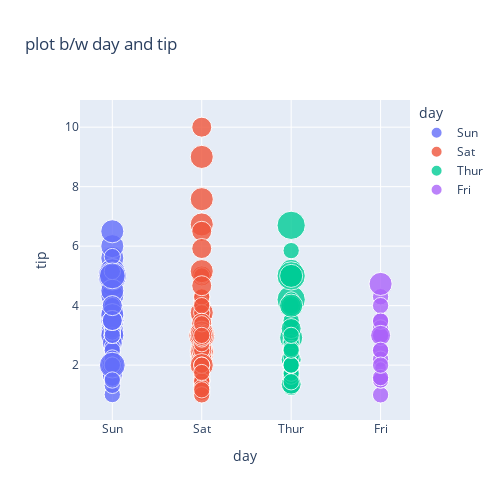

Notebook cell for this chart:
### Code cell
fig = px.scatter(tips, x= 'day', y='tip',size='size',title='plot b/w day and tip',
              color='day',height=500,width=500, hover_data=['sex'],opacity=0.8)
fig.show()

### Figure 1 — Plotly figure (JSON) as saved in the notebook; plotly's stock layout.template omitted (floating-point values rounded to 4 significant figures)
{"data": [{"customdata": [["Female"], ["Male"], ["Male"], ["Male"], ["Female"], ["Male"], ["Male"], ["Male"], ["Male"], ["Male"], ["Male"], ["Female"], ["Male"], ["Male"], ["Female"], ["Male"], ["Female"], ["Male"], ["Female"], ["Male"], ["Male"], ["Male"], ["Male"], ["Male"], ["Male"], ["Male"], ["Male"], ["Male"], ["Male"], ["Female"], ["Female"], ["Male"], ["Male"], ["Male"], ["Male"], ["Male"], ["Female"], ["Female"], ["Male"], ["Male"], ["Male"], ["Male"], ["Male"], ["Male"], ["Female"], ["Male"], ["Female"], ["Female"], ["Male"], ["Male"], ["Male"], ["Female"], ["Male"], ["Female"], ["Male"], ["Male"], ["Male"], ["Male"], ["Male"], ["Male"], ["Male"], ["Male"], ["Male"], ["Female"], ["Male"], ["Male"], ["Male"], ["Male"], ["Male"], ["Male"], ["Male"], ["Female"], ["Male"], ["Female"], ["Male"], ["Male"]], "hovertemplate": "day=%{x}<br>tip=%{y}<br>size=%{marker.size}<br>sex=%{customdata[0]}<extra></extra>", "legendgroup": "Sun", "marker": {"color": "#636efa", "opacity": 0.8, "size": [2, 3, 3, 2, 4, 4, 2, 4, 2, 2, 2, 4, 2, 4, 2, 2, 3, 3, 3, 2, 2, 2, 4, 2, 2, 4, 3, 2, 2, 2, 4, 2, 4, 2, 3, 2, 3, 2, 4, 2, 2, 3, 4, 4, 5, 6, 4, 2, 4, 4, 2, 3, 2, 2, 3, 2, 4, 2, 2, 2, 2, 2, 2, 2, 2, 4, 2, 3, 4, 2, 5, 3, 5, 3, 3, 2], "sizemode": "area", "sizeref": 0.015, "symbol": "circle"}, "mode": "markers", "name": "Sun", "orientation": "v", "showlegend": true, "type": "scatter", "x": ["Sun", "Sun", "Sun", "Sun", "Sun", "Sun", "Sun", "Sun", "Sun", "Sun", "Sun", "Sun", "Sun", "Sun", "Sun", "Sun", "Sun", "Sun", "Sun", "Sun", "Sun", "Sun", "Sun", "Sun", "Sun", "Sun", "Sun", "Sun", "Sun", "Sun", "Sun", "Sun", "Sun", "Sun", "Sun", "Sun", "Sun", "Sun", "Sun", "Sun", "Sun", "Sun", "Sun", "Sun", "Sun", "Sun", "Sun", "Sun", "Sun", "Sun", "Sun", "Sun", "Sun", "Sun", "Sun", "Sun", "Sun", "Sun", "Sun", "Sun", "Sun", "Sun", "Sun", "Sun", "Sun", "Sun", "Sun", "Sun", "Sun", "Sun", "Sun", "Sun", "Sun", "Sun", "Sun", "Sun"], "xaxis": "x", "y": [1.01, 1.66, 3.5, 3.31, 3.61, 4.71, 2, 3.12, 1.96, 3.23, 1.71, 5, 1.57, 3, 3.02, 3.92, 1.67, 3.71, 3.5, 2.54, 3.06, 1.32, 5.6, 3, 5, 6, 2.05, 3, 2.5, 2.6, 5.2, 1.56, 4.34, 3.51, 4, 2.55, 4, 3.5, 5.07, 2.5, 2, 2.74, 2, 2, 5.14, 5, 3.75, 2.61, 2, 3.5, 2.5, 2, 2, 3, 3.48, 2.24, 4.5, 5.15, 3.18, 4, 3.11, 2, 2, 4, 3.55, 3.68, 5.65, 3.5, 6.5, 3, 5, 3.5, 2, 3.5, 4, 1.5], "yaxis": "y"}, {"customdata": [["Male"], ["Male"], ["Female"], ["Female"], ["Male"], ["Male"], ["Male"], ["Male"], ["Male"], ["Male"], ["Female"], ["Male"], ["Male"], ["Female"], ["Female"], ["Male"], ["Male"], ["Male"], ["Female"], ["Male"], ["Male"], ["Male"], ["Male"], ["Female"], ["Male"], ["Male"], ["Male"], ["Male"], ["Male"], ["Male"], ["Male"], ["Male"], ["Female"], ["Female"], ["Male"], ["Male"], ["Male"], ["Female"], ["Female"], ["Female"], ["Female"], ["Male"], ["Male"], ["Female"], ["Female"], ["Female"], ["Male"], ["Male"], ["Male"], ["Male"], ["Female"], ["Male"], ["Female"], ["Female"], ["Female"], ["Male"], ["Male"], ["Male"], ["Male"], ["Male"], ["Female"], ["Male"], ["Male"], ["Male"], ["Female"], ["Female"], ["Female"], ["Male"], ["Male"], ["Male"], ["Female"], ["Male"], ["Male"], ["Female"], ["Male"], ["Male"], ["Male"], ["Male"], ["Male"], ["Male"], ["Male"], ["Male"], ["Female"], ["Male"], ["Female"], ["Male"], ["Male"]], "hovertemplate": "day=%{x}<br>tip=%{y}<br>size=%{marker.size}<br>sex=%{customdata[0]}<extra></extra>", "legendgroup": "Sat", "marker": {"color": "#EF553B", "opacity": 0.8, "size": [3, 2, 2, 2, 4, 2, 4, 2, 2, 2, 2, 2, 4, 2, 4, 2, 3, 3, 3, 3, 3, 3, 4, 2, 2, 4, 2, 2, 2, 4, 3, 3, 2, 1, 2, 2, 2, 3, 2, 2, 2, 2, 2, 3, 2, 2, 2, 2, 2, 2, 2, 2, 1, 2, 2, 3, 2, 3, 4, 2, 2, 3, 4, 4, 2, 3, 2, 5, 2, 2, 4, 4, 2, 2, 4, 3, 2, 2, 2, 2, 2, 2, 3, 3, 2, 2, 2], "sizemode": "area", "sizeref": 0.015, "symbol": "circle"}, "mode": "markers", "name": "Sat", "orientation": "v", "showlegend": true, "type": "scatter", "x": ["Sat", "Sat", "Sat", "Sat", "Sat", "Sat", "Sat", "Sat", "Sat", "Sat", "Sat", "Sat", "Sat", "Sat", "Sat", "Sat", "Sat", "Sat", "Sat", "Sat", "Sat", "Sat", "Sat", "Sat", "Sat", "Sat", "Sat", "Sat", "Sat", "Sat", "Sat", "Sat", "Sat", "Sat", "Sat", "Sat", "Sat", "Sat", "Sat", "Sat", "Sat", "Sat", "Sat", "Sat", "Sat", "Sat", "Sat", "Sat", "Sat", "Sat", "Sat", "Sat", "Sat", "Sat", "Sat", "Sat", "Sat", "Sat", "Sat", "Sat", "Sat", "Sat", "Sat", "Sat", "Sat", "Sat", "Sat", "Sat", "Sat", "Sat", "Sat", "Sat", "Sat", "Sat", "Sat", "Sat", "Sat", "Sat", "Sat", "Sat", "Sat", "Sat", "Sat", "Sat", "Sat", "Sat", "Sat"], "xaxis": "x", "y": [3.35, 4.08, 2.75, 2.23, 7.58, 3.18, 2.34, 2, 2, 4.3, 3, 1.45, 2.5, 3, 2.45, 3.27, 3.6, 2, 3.07, 2.31, 5, 2.24, 3, 1.5, 1.76, 6.73, 3.21, 2, 1.98, 3.76, 2.64, 3.15, 2.47, 1, 2.01, 2.09, 1.97, 3, 3.14, 5, 2.2, 1.25, 3.08, 2.5, 3.48, 4.08, 1.64, 4.06, 4.29, 3.76, 4, 3, 1, 1.61, 2, 10, 3.16, 3.41, 3, 2.03, 2.23, 2, 5.16, 9, 2.5, 6.5, 1.1, 3, 1.5, 1.44, 3.09, 3, 2.72, 2.88, 2, 3, 3.39, 1.47, 3, 1.25, 1, 1.17, 4.67, 5.92, 2, 2, 1.75], "yaxis": "y"}, {"customdata": [["Male"], ["Male"], ["Male"], ["Male"], ["Male"], ["Female"], ["Male"], ["Male"], ["Female"], ["Male"], ["Male"], ["Male"], ["Male"], ["Female"], ["Female"], ["Female"], ["Male"], ["Female"], ["Male"], ["Male"], ["Female"], ["Female"], ["Male"], ["Female"], ["Female"], ["Male"], ["Male"], ["Female"], ["Female"], ["Female"], ["Female"], ["Female"], ["Female"], ["Female"], ["Male"], ["Female"], ["Female"], ["Male"], ["Male"], ["Female"], ["Female"], ["Female"], ["Female"], ["Female"], ["Male"], ["Male"], ["Female"], ["Male"], ["Male"], ["Male"], ["Male"], ["Male"], ["Female"], ["Female"], ["Male"], ["Male"], ["Female"], ["Female"], ["Female"], ["Male"], ["Female"], ["Female"]], "hovertemplate": "day=%{x}<br>tip=%{y}<br>size=%{marker.size}<br>sex=%{customdata[0]}<extra></extra>", "legendgroup": "Thur", "marker": {"color": "#00cc96", "opacity": 0.8, "size": [4, 2, 2, 2, 2, 1, 2, 2, 4, 2, 2, 2, 2, 2, 2, 4, 2, 2, 2, 2, 2, 6, 2, 2, 2, 3, 2, 2, 2, 2, 2, 2, 2, 2, 2, 2, 2, 6, 5, 6, 2, 2, 3, 2, 2, 2, 2, 2, 2, 2, 2, 2, 4, 2, 2, 3, 2, 2, 2, 4, 3, 2], "sizemode": "area", "sizeref": 0.015, "symbol": "circle"}, "mode": "markers", "name": "Thur", "orientation": "v", "showlegend": true, "type": "scatter", "x": ["Thur", "Thur", "Thur", "Thur", "Thur", "Thur", "Thur", "Thur", "Thur", "Thur", "Thur", "Thur", "Thur", "Thur", "Thur", "Thur", "Thur", "Thur", "Thur", "Thur", "Thur", "Thur", "Thur", "Thur", "Thur", "Thur", "Thur", "Thur", "Thur", "Thur", "Thur", "Thur", "Thur", "Thur", "Thur", "Thur", "Thur", "Thur", "Thur", "Thur", "Thur", "Thur", "Thur", "Thur", "Thur", "Thur", "Thur", "Thur", "Thur", "Thur", "Thur", "Thur", "Thur", "Thur", "Thur", "Thur", "Thur", "Thur", "Thur", "Thur", "Thur", "Thur"], "xaxis": "x", "y": [4, 3, 2.71, 3, 3.4, 1.83, 5, 2.03, 5.17, 2, 4, 5.85, 3, 1.5, 1.8, 2.92, 2.31, 1.68, 2.5, 2, 2.52, 4.2, 1.48, 2, 2, 2.18, 1.5, 2.83, 1.5, 2, 3.25, 1.25, 2, 2, 2, 2.75, 3.5, 6.7, 5, 5, 2.3, 1.5, 1.36, 1.63, 1.73, 2, 4.19, 2.56, 2.02, 4, 1.44, 2, 5, 2, 2, 4, 2.01, 2, 2.5, 4, 3.23, 3], "yaxis": "y"}, {"customdata": [["Male"], ["Male"], ["Female"], ["Female"], ["Female"], ["Male"], ["Male"], ["Male"], ["Male"], ["Male"], ["Female"], ["Female"], ["Male"], ["Female"], ["Male"], ["Female"], ["Male"], ["Female"], ["Female"]], "hovertemplate": "day=%{x}<br>tip=%{y}<br>size=%{marker.size}<br>sex=%{customdata[0]}<extra></extra>", "legendgroup": "Fri", "marker": {"color": "#ab63fa", "opacity": 0.8, "size": [2, 2, 2, 2, 2, 4, 2, 2, 2, 2, 2, 2, 2, 2, 1, 3, 2, 2, 2], "sizemode": "area", "sizeref": 0.015, "symbol": "circle"}, "mode": "markers", "name": "Fri", "orientation": "v", "showlegend": true, "type": "scatter", "x": ["Fri", "Fri", "Fri", "Fri", "Fri", "Fri", "Fri", "Fri", "Fri", "Fri", "Fri", "Fri", "Fri", "Fri", "Fri", "Fri", "Fri", "Fri", "Fri"], "xaxis": "x", "y": [3, 3.5, 1, 4.3, 3.25, 4.73, 4, 1.5, 3, 1.5, 2.5, 3, 2.2, 3.48, 1.92, 3, 1.58, 2.5, 2], "yaxis": "y"}], "layout": {"height": 500, "legend": {"itemsizing": "constant", "title": {"text": "day"}, "tracegroupgap": 0}, "title": {"text": "plot b/w day and tip"}, "width": 500, "xaxis": {"anchor": "y", "autorange": true, "categoryarray": ["Sun", "Sat", "Thur", "Fri"], "categoryorder": "array", "domain": [0, 1], "range": [-0.3633, 3.331], "title": {"text": "day"}, "type": "category"}, "yaxis": {"anchor": "x", "autorange": true, "domain": [0, 1], "range": [0.1552, 10.91], "title": {"text": "tip"}, "type": "linear"}}}
